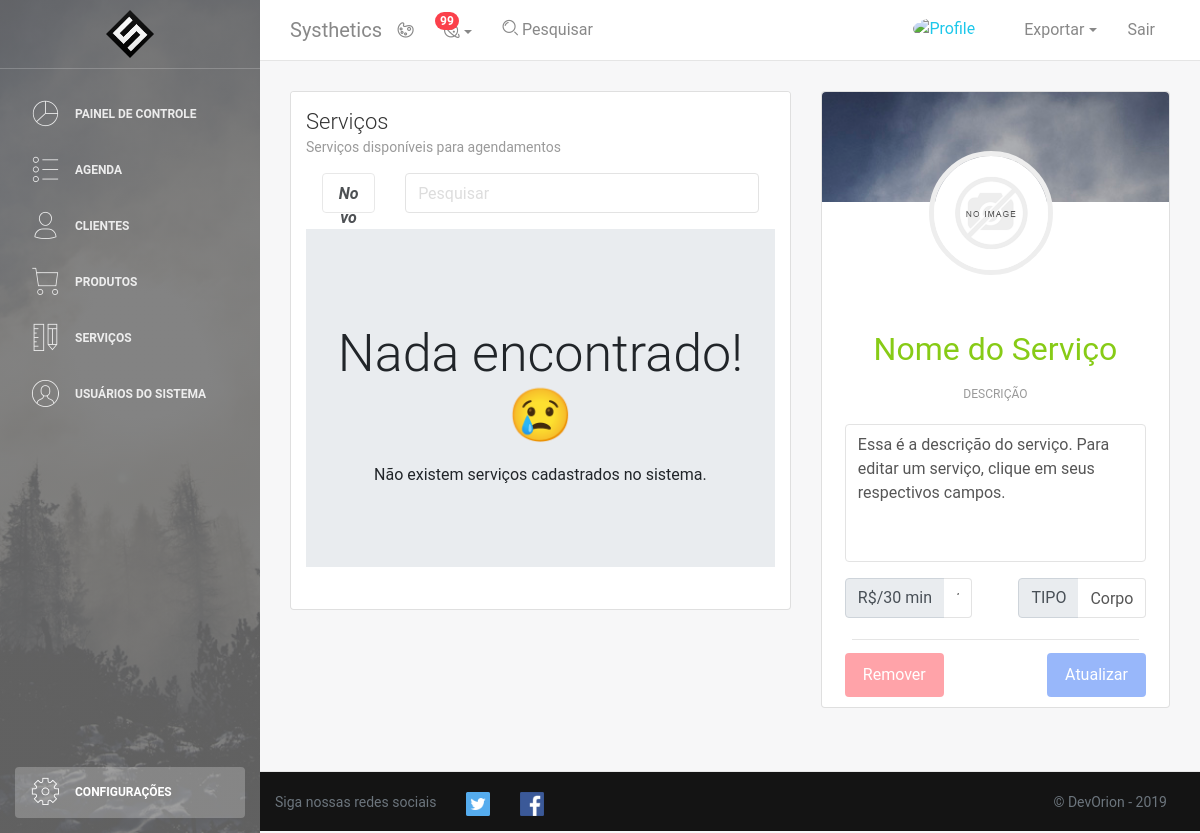
The app's page /servicos.php, older data.
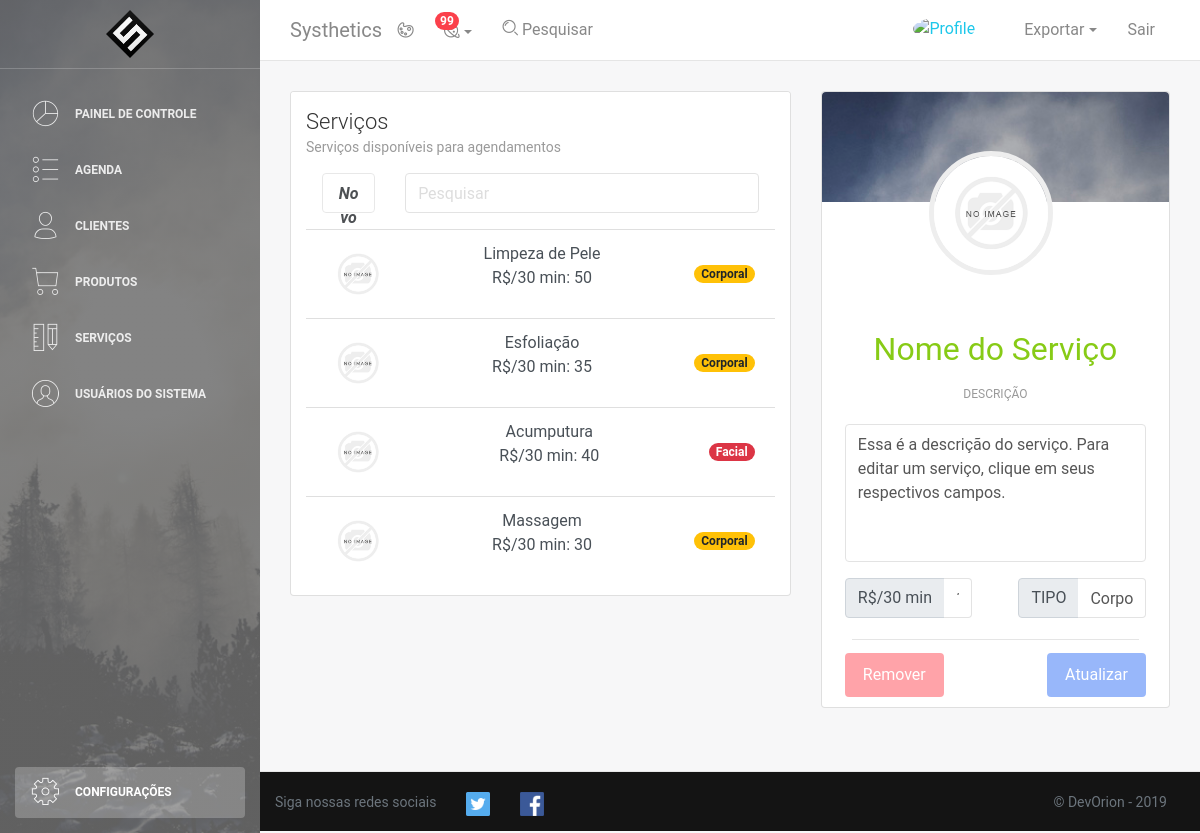
The same page, newer data.
### tables this page shows
CREATE TABLE IF NOT EXISTS Servico (
	id INT AUTO_INCREMENT UNIQUE,
	nome VARCHAR(128) NOT NULL,
	descricao VARCHAR(512),
	tipo VARCHAR(64),
	preco DOUBLE NOT NULL,
	foto VARCHAR(256) DEFAULT "img/produto/default.png",
	PRIMARY KEY(id)
);

### DAO/servicoDAO.php (called while the page is built, shortened)
<?php
    require("conn.php");
    class ServicoDAO{
        function listar($busca){
            $conexao = conectar();
            $busca = "%" . $busca . "%";
            $query = "SELECT * FROM servico WHERE UPPER(nome) LIKE UPPER(?);";
            $stmt = mysqli_prepare($conexao,$query);
            mysqli_stmt_bind_param($stmt,"s",$busca);
            $resultado = executar_SQL($conexao,$stmt);
            return lerResultado($resultado);
        }
    }
?>

### DAO/conn.php (called while the page is built, shortened)
<?php
if(!function_exists('executar_SQL')){
    function executar_SQL($conexao, $stmt){
        mysqli_stmt_execute($stmt) or die("Falha ao executar a consulta: " . $stmt->error);
        $resultado = mysqli_stmt_get_result($stmt);
        return $resultado;
    }
}
if(!function_exists('lerResultado')){
    function lerResultado($resultado){
        $arrayResultado = [];
        for($i=0;$i<mysqli_num_rows($resultado);$i++){
            $arrayResultado[$i] = mysqli_fetch_assoc($resultado);
        }
        return $arrayResultado;
    }
}
?>

### servicos.php (the view, shortened to what the rows shown need)
<!DOCTYPE html>
<html lang="pt-br">
<head>
    <link rel="stylesheet" href="https://maxcdn.bootstrapcdn.com/font-awesome/latest/css/font-awesome.min.css" />
    <link href="css/bootstrap.min.css" rel="stylesheet"/>
    <link href="css/light-bootstrap-dashboard.css" rel="stylesheet" />
    <link href="css/dashboard-style.css" rel="stylesheet" />
    <link href="css/user.css" rel="stylesheet" type="text/css" >
    <?php require "DAO/servicoDAO.php";
        $servicoDAO = new ServicoDAO();
        $busca = "";
        $servicos = $servicoDAO->listar($busca);
        if(isset($_GET['id'])){
            $servView = $servicoDAO->get($_GET['id']);
            if(!isset($servView)){
                header('location:servicos.php');
            }
        }
        else{
            $servView['id']=0;
            $servView['nome']='Nome do Serviço';
            $servView['descricao']='Essa é a descrição do serviço. Para editar um serviço, clique em seus respectivos campos.';
            $servView['foto']='img/servico/default.png';
            $servView['preco']=1.99;
            $servView['tipo']='Corporal';
        }
    ?>
</head>
<body onload=" <?php if(isset($_GET['msg'])) { echo "demo.showNotification('top','center', '$mensagem', '$icon', '$colortype');"; } ?> ">
    <?php require_once "php/printMenu.php"?>
    <div class="main-panel">
        <div class="content">
            <div class="container-fluid">
                <div class="row">
                    <div class="col-md-7">
                            <div class="card">
                                <div class="card-body">
                                    <div class="list-group list-group-flush">
                                        <?php
                                        if(count($servicos) != 0){
                                            foreach($servicos as $servico){
                                                ?>
                                                <a href="servicos.php?id=<?php echo $servico['id'];?>" class="list-group-item text-center d-flex justify-content-between align-items-center list-group-item-action <?php if($servico['id'] == $servView['id']){ echo "active";}?>">
                                                    <img class="pic"src="<?php echo $servico['foto']; ?>" width="64" height="64">
                                                    <p class="text-center">
                                                        <?php echo $servico['nome']; ?><br>
                                                        <span> R$/30 min: <?php echo $servico['preco']; ?></span>
                                                    </p>
                                                    <span class="badge <?php if ($servico['tipo'] == "Facial") { echo 'badge-danger';}elseif($servico['tipo'] == "Corporal"){echo 'badge-warning';}else{ echo 'badge-success';}?> badge-pill"><?php echo $servico['tipo'];?></span>
                                                </a>
                                            <?php
                                            }
                                        }
                                        else{
                                            ?>
                                            <div class="col px-0">
                                                <div class="jumbotron jumbotron-fluid">
                                                    <div class="container text-center">
                                                        <h1>Nada encontrado! 😢</h1>
                                                    </div>
                                                </div>
                                            </div>
                                            <?php
                                        }
                                        ?>
                                    </div>
                                </div>
                            </div>
                        </div>
                </div>
        </div>
        </div>
        </div>
        </div>
</body>
</html>

Row changes from the older to the newer data that the page shows:
added servico: foto (placeholder picture), nome "Limpeza de Pele", preco "50", tipo "Corporal"
added servico: foto (placeholder picture), nome "Esfoliação", preco "35", tipo "Corporal"
added servico: foto (placeholder picture), nome "Acumputura", preco "40", tipo "Facial"
added servico: foto (placeholder picture), nome "Massagem", preco "30", tipo "Corporal"
Text that changed along with them:
text no longer shown: "Nada encontrado! 😢 Não existem serviços cadastrados no sistema."
